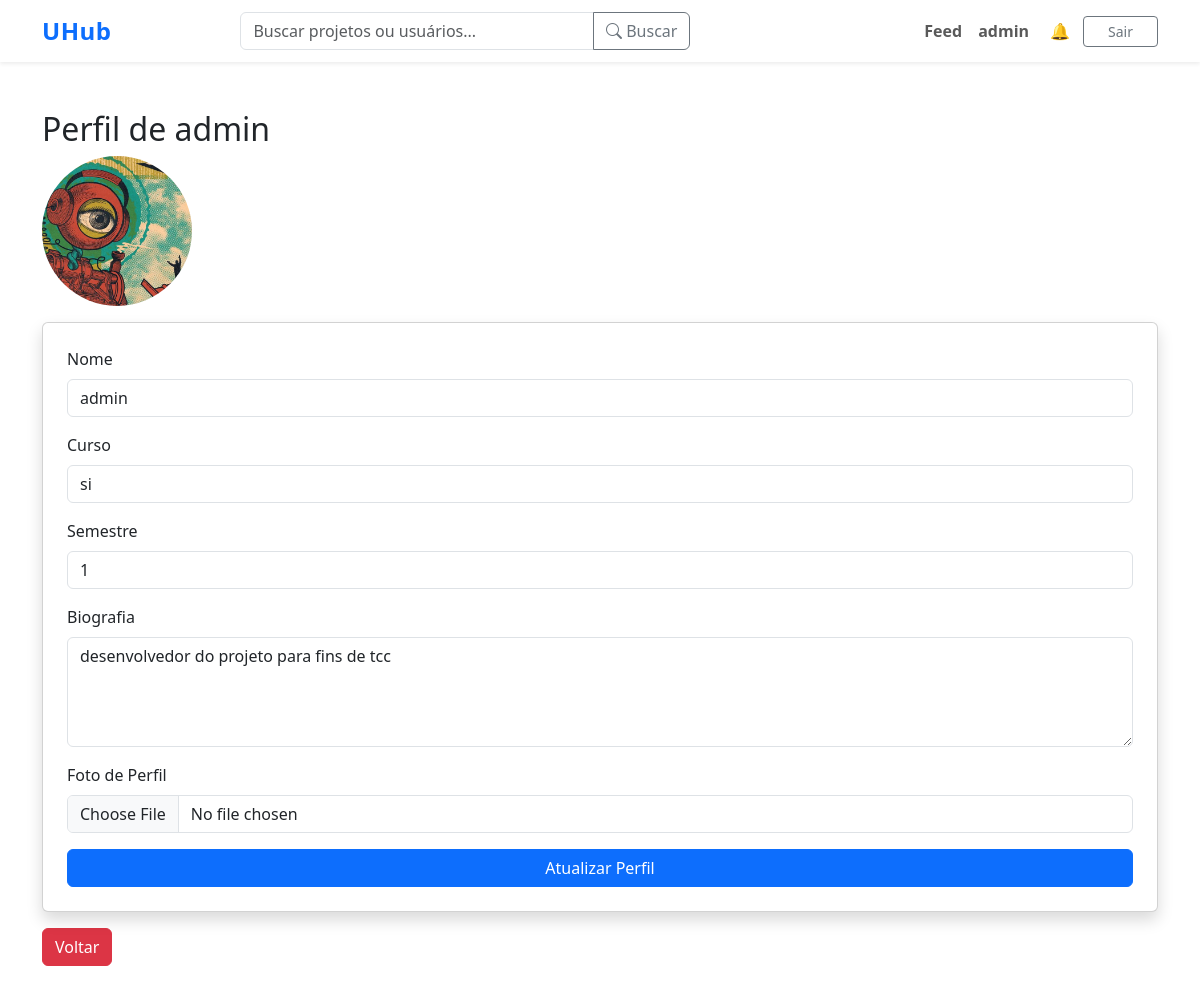
Page /edit_profile.php (signed in) on the committed database.
### tables this page shows
CREATE TABLE `usuarios` (
  `id` int(11) NOT NULL,
  `nome` varchar(100) NOT NULL,
  `email` varchar(100) NOT NULL,
  `senha` varchar(255) NOT NULL,
  `curso` varchar(100) DEFAULT NULL,
  `semestre` int(11) DEFAULT NULL,
  `bio` varchar(155) DEFAULT NULL,
  `foto_perfil` varchar(255) DEFAULT NULL
);

### edit_profile.php (the view, shortened to what this page needs)
<?php
require_once "db.php";
$user_id = $_SESSION["user_id"];
$sql = "SELECT * FROM usuarios WHERE id = ?";
$stmt = $pdo->prepare($sql);
$stmt->execute([$user_id]);
$user = $stmt->fetch(PDO::FETCH_ASSOC);
$user = array_map(fn($v) => $v ?? '', $user);
?>
<!DOCTYPE html>
<html lang="pt-br">
<head>
    <link rel="stylesheet" href="css/css/bootstrap.min.css">
</head>
<body>
<?php include "components/header.php"; ?>
<div class="container py-5">
    <h2>Perfil de <?php echo htmlspecialchars($user["nome"]); ?></h2>
    <?php if (!empty($user["foto_perfil"])): ?>
        <img src="<?php echo htmlspecialchars($user["foto_perfil"]); ?>" alt="Foto de perfil" class="rounded-circle mb-3" width="150" height="150">
    <?php else: ?>
        <img src="https://via.placeholder.com/150" alt="Sem foto" class="rounded-circle mb-3">
    <?php endif; ?>
    <form method="POST" enctype="multipart/form-data" class="card p-4 shadow">
        <div class="mb-3">
            <label class="form-label">Nome</label>
            <input type="text" name="nome" value="<?php echo htmlspecialchars($user["nome"]); ?>" class="form-control" required>
        </div>
        <div class="mb-3">
            <label class="form-label">Curso</label>
            <input type="text" name="curso" value="<?php echo htmlspecialchars($user["curso"]); ?>" class="form-control">
        </div>
        <div class="mb-3">
            <label class="form-label">Semestre</label>
            <input type="text" name="semestre" value="<?php echo htmlspecialchars($user["semestre"]); ?>" class="form-control">
        </div>
        <div class="mb-3">
            <label class="form-label">Biografia</label>
            <textarea name="bio" class="form-control" rows="4" placeholder="Fale um pouco sobre você..."><?php echo htmlspecialchars($user["bio"]); ?></textarea>
        </div>
        <div class="mb-3">
            <label class="form-label">Foto de Perfil</label>
            <input type="file" name="foto" class="form-control">
        </div>
        <button type="submit" class="btn btn-primary">Atualizar Perfil</button>
    </form>
    <a href="profile.php" class="btn btn-danger mt-3">Voltar</a>
</div>
</body>
</html>

### rows in the picture
usuarios: nome "admin", foto_perfil (picture), curso "si", semestre "1", bio "desenvolvedor do projeto para fins de tcc"

### other values in the picture
$_SESSION["nome"] "admin"
